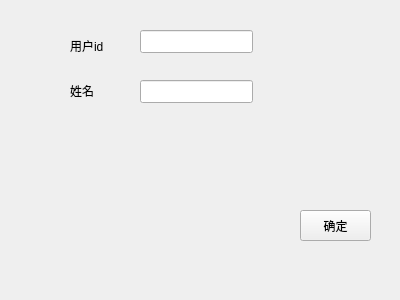
<?xml version="1.0" encoding="UTF-8"?>
<ui version="4.0">
 <class>people_add</class>
 <widget class="QWidget" name="people_add">
  <property name="geometry">
   <rect>
    <x>0</x>
    <y>0</y>
    <width>400</width>
    <height>300</height>
   </rect>
  </property>
  <property name="windowTitle">
   <string>Form</string>
  </property>
  <widget class="QLabel" name="label">
   <property name="geometry">
    <rect>
     <x>70</x>
     <y>30</y>
     <width>51</width>
     <height>31</height>
    </rect>
   </property>
   <property name="text">
    <string>用户id</string>
   </property>
  </widget>
  <widget class="QLabel" name="label_2">
   <property name="geometry">
    <rect>
     <x>70</x>
     <y>80</y>
     <width>41</width>
     <height>21</height>
    </rect>
   </property>
   <property name="text">
    <string>姓名</string>
   </property>
  </widget>
  <widget class="QLineEdit" name="idEdit">
   <property name="geometry">
    <rect>
     <x>140</x>
     <y>30</y>
     <width>113</width>
     <height>23</height>
    </rect>
   </property>
  </widget>
  <widget class="QLineEdit" name="nameEdit">
   <property name="geometry">
    <rect>
     <x>140</x>
     <y>80</y>
     <width>113</width>
     <height>23</height>
    </rect>
   </property>
  </widget>
  <widget class="QPushButton" name="okBtn">
   <property name="geometry">
    <rect>
     <x>300</x>
     <y>210</y>
     <width>71</width>
     <height>31</height>
    </rect>
   </property>
   <property name="text">
    <string>确定</string>
   </property>
  </widget>
 </widget>
 <resources/>
 <connections/>
</ui>
